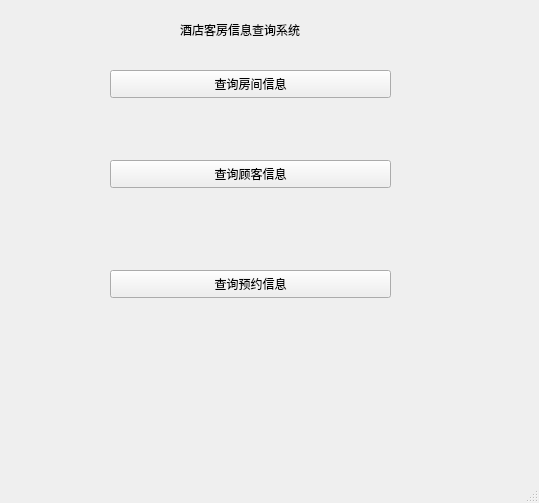
<?xml version="1.0" encoding="UTF-8"?>
<ui version="4.0">
 <class>Browse</class>
 <widget class="QMainWindow" name="Browse">
  <property name="geometry">
   <rect>
    <x>0</x>
    <y>0</y>
    <width>539</width>
    <height>503</height>
   </rect>
  </property>
  <property name="windowTitle">
   <string>查询</string>
  </property>
  <widget class="QWidget" name="centralwidget">
   <widget class="QLabel" name="label">
    <property name="geometry">
     <rect>
      <x>180</x>
      <y>20</y>
      <width>161</width>
      <height>20</height>
     </rect>
    </property>
    <property name="text">
     <string>酒店客房信息查询系统</string>
    </property>
   </widget>
   <widget class="QPushButton" name="pushButton">
    <property name="geometry">
     <rect>
      <x>110</x>
      <y>70</y>
      <width>281</width>
      <height>28</height>
     </rect>
    </property>
    <property name="text">
     <string>查询房间信息</string>
    </property>
   </widget>
   <widget class="QPushButton" name="pushButton_2">
    <property name="geometry">
     <rect>
      <x>110</x>
      <y>160</y>
      <width>281</width>
      <height>28</height>
     </rect>
    </property>
    <property name="text">
     <string>查询顾客信息</string>
    </property>
   </widget>
   <widget class="QPushButton" name="pushButton_4">
    <property name="geometry">
     <rect>
      <x>110</x>
      <y>270</y>
      <width>281</width>
      <height>28</height>
     </rect>
    </property>
    <property name="text">
     <string>查询预约信息</string>
    </property>
   </widget>
  </widget>
  <widget class="QStatusBar" name="statusbar"/>
 </widget>
 <resources/>
 <connections/>
</ui>
